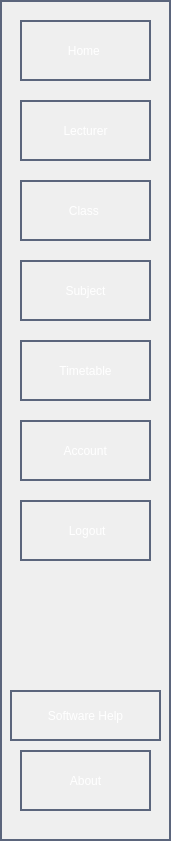
       <widget class="QGroupBox" name="groupBox_3">
        <property name="geometry">
         <rect>
          <x>10</x>
          <y>20</y>
          <width>171</width>
          <height>841</height>
         </rect>
        </property>
        <property name="styleSheet">
         <string notr="true">border: 2px solid rgb(91, 101, 124);
color: rgb(255, 255, 255);</string>
        </property>
        <property name="title">
         <string/>
        </property>
        <widget class="QPushButton" name="btn_Lecturer">
         <property name="geometry">
          <rect>
           <x>20</x>
           <y>100</y>
           <width>131</width>
           <height>61</height>
          </rect>
         </property>
         <property name="styleSheet">
          <string notr="true">QPushButton:hover {
	background-color: rgb(33, 37, 43);
}
QPushButton:pressed {	
	background-color: rgb(85, 170, 255);
}</string>
         </property>
         <property name="text">
          <string>  Lecturer  </string>
         </property>
         <property name="icon">
          <iconset>
           <normaloff>icons_btn/tutor.png</normaloff>icons_btn/tutor.png</iconset>
         </property>
         <property name="iconSize">
          <size>
           <width>40</width>
           <height>40</height>
          </size>
         </property>
        </widget>
        <widget class="QPushButton" name="btn_Subject">
         <property name="geometry">
          <rect>
           <x>20</x>
           <y>260</y>
           <width>131</width>
           <height>61</height>
          </rect>
         </property>
         <property name="styleSheet">
          <string notr="true">QPushButton:hover {
	background-color: rgb(33, 37, 43);
}
QPushButton:pressed {	
	background-color: rgb(85, 170, 255);
}</string>
         </property>
         <property name="text">
          <string>  Subject  </string>
         </property>
         <property name="icon">
          <iconset>
           <normaloff>icons_btn/languages.png</normaloff>icons_btn/languages.png</iconset>
         </property>
         <property name="iconSize">
          <size>
           <width>40</width>
           <height>40</height>
          </size>
         </property>
        </widget>
        <widget class="QPushButton" name="btn_Lession">
         <property name="geometry">
          <rect>
           <x>20</x>
           <y>340</y>
           <width>131</width>
           <height>61</height>
          </rect>
         </property>
         <property name="styleSheet">
          <string notr="true">QPushButton:hover {
	background-color: rgb(33, 37, 43);
}
QPushButton:pressed {	
	background-color: rgb(85, 170, 255);
}</string>
         </property>
         <property name="text">
          <string>Timetable</string>
         </property>
         <property name="icon">
          <iconset>
           <normaloff>icons_btn/schedule.png</normaloff>icons_btn/schedule.png</iconset>
         </property>
         <property name="iconSize">
          <size>
           <width>40</width>
           <height>40</height>
          </size>
         </property>
        </widget>
        <widget class="QPushButton" name="btn_Account">
         <property name="geometry">
          <rect>
           <x>20</x>
           <y>420</y>
           <width>131</width>
           <height>61</height>
          </rect>
         </property>
         <property name="styleSheet">
          <string notr="true">QPushButton:hover {
	background-color: rgb(33, 37, 43);
}
QPushButton:pressed {	
	background-color: rgb(85, 170, 255);
}</string>
         </property>
         <property name="text">
          <string>  Account  </string>
         </property>
         <property name="icon">
          <iconset>
           <normaloff>icons_btn/google.png</normaloff>icons_btn/google.png</iconset>
         </property>
         <property name="iconSize">
          <size>
           <width>40</width>
           <height>40</height>
          </size>
         </property>
        </widget>
        <widget class="QPushButton" name="btn_Logout">
         <property name="geometry">
          <rect>
           <x>20</x>
           <y>500</y>
           <width>131</width>
           <height>61</height>
          </rect>
         </property>
         <property name="styleSheet">
          <string notr="true">QPushButton:hover {
	background-color: rgb(33, 37, 43);
}
QPushButton:pressed {	
	background-color: rgb(85, 170, 255);
}</string>
         </property>
         <property name="text">
          <string>   Logout  </string>
         </property>
         <property name="icon">
          <iconset>
           <normaloff>icons/24x24/cil-exit-to-app.png</normaloff>icons/24x24/cil-exit-to-app.png</iconset>
         </property>
         <property name="iconSize">
          <size>
           <width>40</width>
           <height>40</height>
          </size>
         </property>
        </widget>
        <widget class="QPushButton" name="btn_Help">
         <property name="geometry">
          <rect>
           <x>10</x>
           <y>690</y>
           <width>151</width>
           <height>51</height>
          </rect>
         </property>
         <property name="styleSheet">
          <string notr="true">QPushButton:hover {
	background-color: rgb(33, 37, 43);
}
QPushButton:pressed {	
	background-color: rgb(85, 170, 255);
}</string>
         </property>
         <property name="text">
          <string>Software Help</string>
         </property>
         <property name="icon">
          <iconset>
           <normaloff>icons_btn/lifebuoy.png</normaloff>icons_btn/lifebuoy.png</iconset>
         </property>
         <property name="iconSize">
          <size>
           <width>40</width>
           <height>40</height>
          </size>
         </property>
        </widget>
        <widget class="QPushButton" name="btn_About">
         <property name="geometry">
          <rect>
           <x>20</x>
           <y>750</y>
           <width>131</width>
           <height>61</height>
          </rect>
         </property>
         <property name="styleSheet">
          <string notr="true">QPushButton:hover {
	background-color: rgb(33, 37, 43);
}
QPushButton:pressed {	
	background-color: rgb(85, 170, 255);
}</string>
         </property>
         <property name="text">
          <string>About</string>
         </property>
         <property name="icon">
          <iconset>
           <normaloff>icons/24x24/cil-comment-bubble.png</normaloff>icons/24x24/cil-comment-bubble.png</iconset>
         </property>
         <property name="iconSize">
          <size>
           <width>40</width>
           <height>40</height>
          </size>
         </property>
        </widget>
        <widget class="QPushButton" name="btn_Home">
         <property name="geometry">
          <rect>
           <x>20</x>
           <y>20</y>
           <width>131</width>
           <height>61</height>
          </rect>
         </property>
         <property name="styleSheet">
          <string notr="true">QPushButton:hover {
	background-color: rgb(33, 37, 43);
}
QPushButton:pressed {	
	background-color: rgb(85, 170, 255);
}</string>
         </property>
         <property name="text">
          <string>   Home    </string>
         </property>
         <property name="icon">
          <iconset>
           <normaloff>icons_btn/house.png</normaloff>icons_btn/house.png</iconset>
         </property>
         <property name="iconSize">
          <size>
           <width>40</width>
           <height>40</height>
          </size>
         </property>
        </widget>
        <widget class="QPushButton" name="btn_Class">
         <property name="geometry">
          <rect>
           <x>20</x>
           <y>180</y>
           <width>131</width>
           <height>61</height>
          </rect>
         </property>
         <property name="styleSheet">
          <string notr="true">QPushButton:hover {
	background-color: rgb(33, 37, 43);
}
QPushButton:pressed {	
	background-color: rgb(85, 170, 255);
}</string>
         </property>
         <property name="text">
          <string>   Class    </string>
         </property>
         <property name="icon">
          <iconset>
           <normaloff>icons_btn/group-class.png</normaloff>icons_btn/group-class.png</iconset>
         </property>
         <property name="iconSize">
          <size>
           <width>40</width>
           <height>40</height>
          </size>
         </property>
        </widget>
       </widget>
